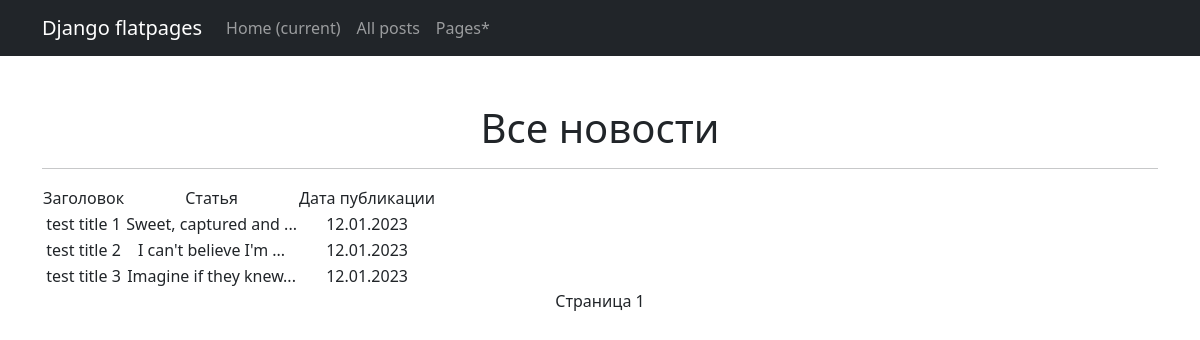
Before: /news/ with the older database file.
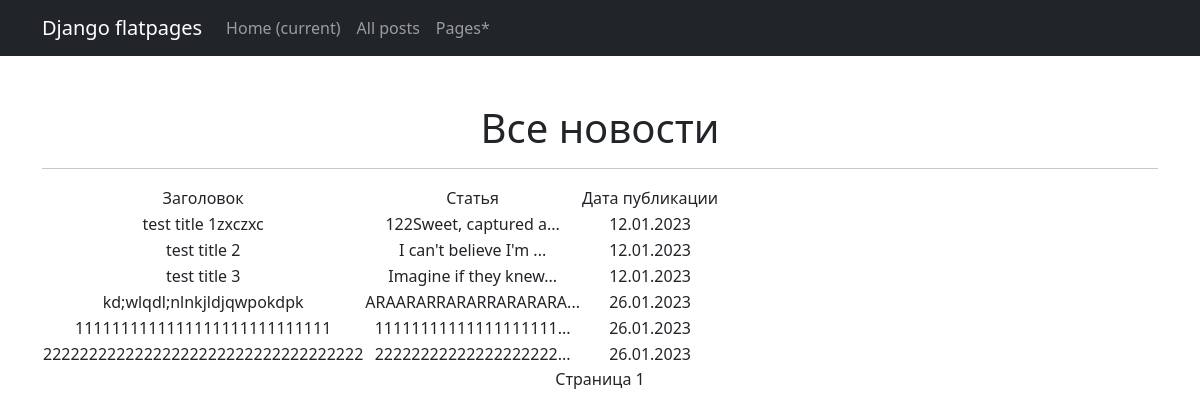
After: the same page with the newer database file.
### NewsSJ/models.py (models this page shows, shortened)
class Post(models.Model):
    ARTICLE = 'AR'
    NEWS = 'NW'
    PUBLICATION_TYPE = (
        (ARTICLE, 'Статья'),
        (NEWS, 'Новость'),
    )
    publication_type = models.CharField(max_length=2, choices=PUBLICATION_TYPE)
    post_title = models.CharField('Post name', max_length=256)
    time_in = models.DateTimeField('Post date', auto_now_add=True)
    category = models.ManyToManyField("Category", through='PostCategory')
    post_text = models.TextField('Post text')
    rating = models.SmallIntegerField('Post rating', default=0)
    author = models.ForeignKey(Author, on_delete=models.CASCADE)
    def preview(self):
        preview = self.post_text[:20] + '...'
        return preview
    def norm_date(self):
        return self.time_in.strftime('%d.%m.%Y')

### NewsSJ/views.py (the view)
# urls.py: path('news/', PostList.as_view(), name='posts'),
class PostList(ListView):
    model = Post
    ordering = 'time_in'
    template_name = 'news.html'
    context_object_name = 'news'
    paginate_by = 10
    def get_queryset(self):
        queryset = super().get_queryset()
        self.filterset = PostFilter(self.request.GET, queryset)
        return self.filterset.qs
    def get_context_data(self, **kwargs):
        context = super().get_context_data(**kwargs)
        context['filterset'] = self.filterset
        return context

### templates/news.html (shortened to what this page needs)
{% extends 'flatpages/default.html' %}
{% block content %}
<h1>Все новости</h1>
<hr>
<div style="text-align: center;">
   {% if news %}
       <table>
           <tr>
               <td>Заголовок</td>
               <td>Статья</td>
               <td>Дата публикации</td>
           </tr>
           {% for new in news %}
           <tr>
               <td>{{ new.post_title }}</td>
               <td>{{ new.preview }}</td>
               <td>{{ new.norm_date }}</td>
           </tr>
           {% endfor %}
       </table>
   {% else %}
</div>
       <h2>Новостей нет!</h2>
   {% endif %}
    <span class="current">
        Страница {{ page_obj.number }}
    </span>
{% endblock content %}

### templates/flatpages/default.html (shortened to what this page needs)
<!DOCTYPE html>
<html lang="en">
    <head>
        {% load static %}
        <link href="{% static 'css/styles.css' %}" rel="stylesheet" />
    </head>
    <body>
<nav class="navbar navbar-expand-lg navbar-dark bg-dark static-top">
   <div class="container">
       <a class="navbar-brand" href="#">Django flatpages</a>
       <div class="collapse navbar-collapse" id="navbarResponsive">
           <ul class="navbar-nav ml-auto">
               <li class="nav-item active">
                   <a class="nav-link" href="#">Home
                       <span class="sr-only">(current)</span>
                   </a>
               </li>
               <li class="nav-item">
                   <a class="nav-link" href="/news/">All posts</a>
               </li>
               <li class="nav-item">
                   <a class="nav-link" href="/pages/">Pages*</a>
               </li>
           </ul>
       </div>
   </div>
</nav>
   <div class="container">
            <div class="text-center mt-5">
                {% block content %} {% endblock content %}
            </div>
        </div>
    </body>
</html>

Changed rows visible on the page:
changed Post: post_title "test title 1" → "test title 1zxczxc"; preview "Sweet, captured and ..." → "122Sweet, captured a..."
added Post: post_title "kd;wlqdl;nlnkjldjqwpokdpk", preview "ARAARARRARARRARARARA...", norm_date "26.01.2023"
added Post: post_title "1111111111111111111111111111", preview "11111111111111111111...", norm_date "26.01.2023"
added Post: post_title "22222222222222222222222222222222222", preview "22222222222222222222...", norm_date "26.01.2023"
